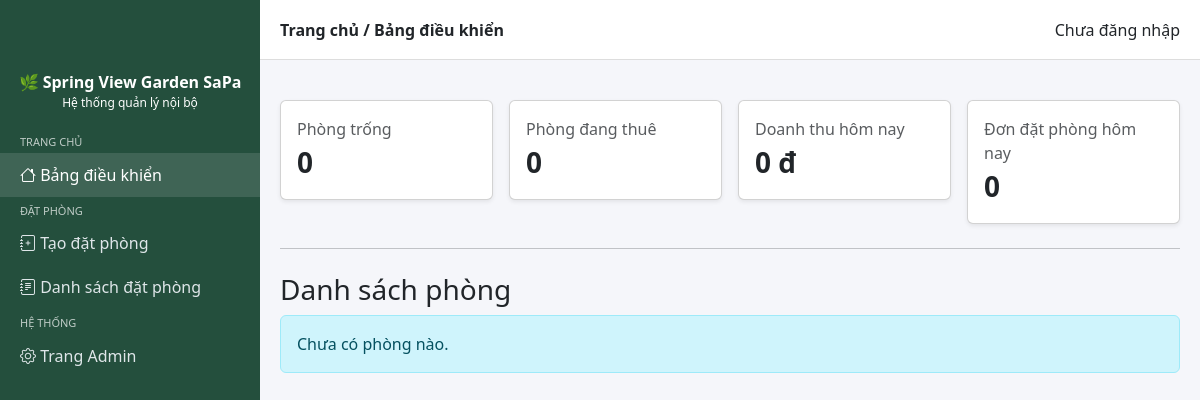
The app's page /, older data.
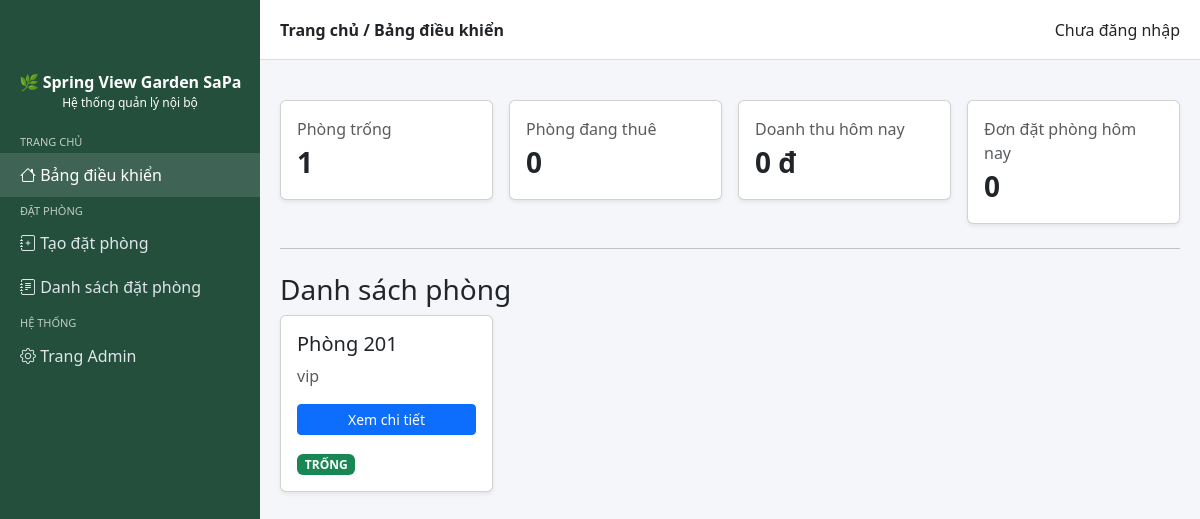
The same page, newer data.
### khach_san/models.py (models this page shows, shortened)
class Phong(models.Model):
    TRANG_THAI_CHOICES = [
        ('trong', 'Trống'),
        ('dang_thue', 'Đang thuê'),
        ('dang_bao_tri', 'Đang bảo trì'),
    ]
    ma_phong = models.CharField(max_length=10, unique=True)
    loai_phong = models.ForeignKey(LoaiPhong, on_delete=models.PROTECT)
    trang_thai = models.CharField(
        max_length=20,
        choices=TRANG_THAI_CHOICES,
        default='trong'
    )

class LoaiPhong(models.Model):
    ten_loai = models.CharField(max_length=100)
    gia_mot_dem = models.PositiveIntegerField(
        verbose_name="Giá / đêm (VND)"
    )

### bao_cao/views.py (the view)
# urls.py: path('', views.trang_chu, name='trang_chu'),
def trang_chu(request):
    return render(request, 'trang_chu.html', {
        'so_phong_trong': Phong.objects.filter(trang_thai='trong').count(),
        'so_phong_dang_thue': Phong.objects.filter(trang_thai='dang_thue').count(),
        'doanh_thu_hom_nay': 0,
        'don_dat_hom_nay': 0,
        'danh_sach_phong': Phong.objects.select_related('loai_phong').all()
    })

### templates/trang_chu.html (shortened to what this page needs)
{% extends "base.html" %}
{% block page_title %}Trang chủ / Bảng điều khiển{% endblock %}
{% block content %}
<div class="row g-3">
  <div class="col-md-3">
    <div class="card shadow-sm">
      <div class="card-body">
        <div class="text-muted">Phòng trống</div>
        <div class="fs-3 fw-bold">{{ so_phong_trong }}</div>
      </div>
    </div>
  </div>
  <div class="col-md-3">
    <div class="card shadow-sm">
      <div class="card-body">
        <div class="text-muted">Phòng đang thuê</div>
        <div class="fs-3 fw-bold">{{ so_phong_dang_thue }}</div>
      </div>
    </div>
  </div>
  <div class="col-md-3">
    <div class="card shadow-sm">
      <div class="card-body">
        <div class="text-muted">Doanh thu hôm nay</div>
        <div class="fs-3 fw-bold">{{ doanh_thu_hom_nay }} đ</div>
      </div>
    </div>
  </div>
  <div class="col-md-3">
    <div class="card shadow-sm">
      <div class="card-body">
        <div class="text-muted">Đơn đặt phòng hôm nay</div>
        <div class="fs-3 fw-bold">{{ don_dat_hom_nay }}</div>
      </div>
    </div>
  </div>
</div>
<hr class="my-4" />
<h3>Danh sách phòng</h3>
<div class="row g-3">
  {% for phong in danh_sach_phong %}
  <div class="col-md-3">
    <div class="card shadow-sm">
      <div class="card-body">
        <h5>Phòng {{ phong.ma_phong }}</h5>
        <p class="text-muted">{{ phong.loai_phong.ten_loai }}
          <div class="mt-auto">
  <a
    href="{% url 'khach_san:chi_tiet_phong' phong.ma_phong %}"
    class="btn btn-primary btn-sm w-100"
  >
    Xem chi tiết
  </a>
</div>
        </p>
        {% if phong.trang_thai == 'trong' %}
          <span class="badge bg-success">TRỐNG</span>
        {% elif phong.trang_thai == 'dang_thue' %}
          <span class="badge bg-danger">ĐANG THUÊ</span>
        {% elif phong.trang_thai == 'dang_bao_tri' %}
          <span class="badge bg-warning text-dark">ĐANG BẢO TRÌ</span>
        {% endif %}
      </div>
    </div>
  </div>
  {% empty %}
    <div class="col-12">
      <div class="alert alert-info">Chưa có phòng nào.</div>
    </div>
  {% endfor %}
</div>
{% endblock %}

### templates/base.html (shortened to what this page needs)
{% load static %}
<!DOCTYPE html>
<html lang="vi">
  <head>
    <link
      href="https://cdn.jsdelivr.net/npm/bootstrap@5.3.2/dist/css/bootstrap.min.css"
      rel="stylesheet"
    />
    <link
      rel="stylesheet"
      href="https://cdn.jsdelivr.net/npm/bootstrap-icons@1.11.1/font/bootstrap-icons.css"
    />
  </head>
  <body>
    {% with view_name=request.resolver_match.view_name %}
    <div class="sidebar">
      <div class="text-center mb-3">
        <strong>🌿 Spring View Garden SaPa</strong>
        <div style="font-size: 12px">Hệ thống quản lý nội bộ</div>
      </div>
      <div class="nhom-menu">Trang chủ</div>
      <a
        href="{% url 'bao_cao:trang_chu' %}"
        class="{% if view_name == 'bao_cao:trang_chu' %}active{% endif %}"
      >
        <i class="bi bi-house"></i> Bảng điều khiển
      </a>
      <div class="nhom-menu">Đặt phòng</div>
      <a href="{% url 'dat_phong:tao_dat_phong' %}"><i class="bi bi-journal-plus"></i> Tạo đặt phòng</a>
      <a href="#"><i class="bi bi-journal-text"></i> Danh sách đặt phòng</a>
      <div class="nhom-menu">Hệ thống</div>
      <a href="/admin/"><i class="bi bi-gear"></i> Trang Admin</a>
    </div>
    {% endwith %}
    <div class="topbar">
      <strong>{% block page_title %}Quản lý khách sạn{% endblock %}</strong>
      <div>
        {% if user.is_authenticated %}
          Xin chào {{ user.username }}
        {% else %}
          Chưa đăng nhập
        {% endif %}
      </div>
    </div>
    <div class="main-content" style="margin-top: 80px">
      {% block content %}{% endblock %}
    </div>
  </body>
</html>

### templates/base.html (style rules this page uses)
body { background: #f5f6fa; }
.sidebar { width: 260px; height: 100vh; position: fixed; left: 0; top: 0; background: #244f3d; color: #ffffff; padding-top: 70px; }
.sidebar a { color: #dfe6e9; text-decoration: none; display: block; padding: 10px 20px; }
.sidebar a:hover, .sidebar a.active { background: rgba(255, 255, 255, 0.12); color: #ffffff; }
.nhom-menu { padding: 6px 20px 2px; font-size: 11px; text-transform: uppercase; opacity: 0.7; }
.main-content { margin-left: 260px; padding: 20px; min-height: 100vh; }
.topbar { height: 60px; background: #ffffff; border-bottom: 1px solid #dddddd; position: fixed; top: 0; left: 260px; right: 0; display: flex; align-items: center; justify-content: space-between; padding: 0 20px; z-index: 1000; }

Row changes from the older to the newer data that the page shows:
added Phong: ma_phong "201", loai_phong.ten_loai "vip", trang_thai "TRỐNG"
Text that changed along with them:
{{ so_phong_trong }}: "0" → "1"
text no longer shown: "Chưa có phòng nào."
